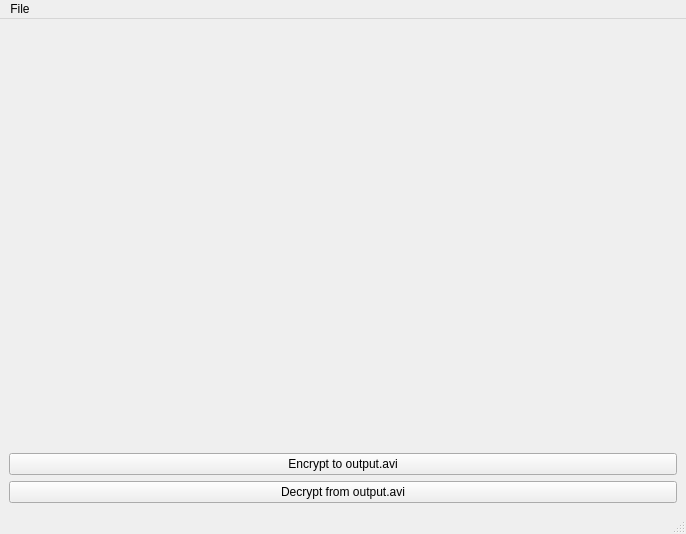
<?xml version="1.0" encoding="UTF-8"?>
<ui version="4.0">
 <class>MainWindow</class>
 <widget class="QMainWindow" name="MainWindow">
  <property name="geometry">
   <rect>
    <x>0</x>
    <y>0</y>
    <width>686</width>
    <height>534</height>
   </rect>
  </property>
  <property name="windowTitle">
   <string>MainWindow</string>
  </property>
  <widget class="QWidget" name="centralwidget">
   <layout class="QGridLayout" name="gridLayout_2">
    <item row="0" column="0">
     <layout class="QGridLayout" name="gridLayout">
      <item row="1" column="0">
       <widget class="QPushButton" name="encryptButton">
        <property name="text">
         <string>Encrypt to output.avi</string>
        </property>
       </widget>
      </item>
      <item row="2" column="0">
       <widget class="QPushButton" name="decryptButton">
        <property name="text">
         <string>Decrypt from output.avi</string>
        </property>
       </widget>
      </item>
      <item row="0" column="0">
       <widget class="QLabel" name="imageLabel">
        <property name="text">
         <string/>
        </property>
       </widget>
      </item>
     </layout>
    </item>
   </layout>
  </widget>
  <widget class="QMenuBar" name="menubar">
   <property name="geometry">
    <rect>
     <x>0</x>
     <y>0</y>
     <width>686</width>
     <height>20</height>
    </rect>
   </property>
   <widget class="QMenu" name="menuFile">
    <property name="title">
     <string>File</string>
    </property>
    <addaction name="actionEncrypt_Image"/>
    <addaction name="actionDecrypt_Image"/>
    <addaction name="separator"/>
    <addaction name="actionExit2"/>
   </widget>
   <addaction name="menuFile"/>
  </widget>
  <widget class="QStatusBar" name="statusbar"/>
  <action name="actionLoad_Image">
   <property name="text">
    <string>Load Image</string>
   </property>
  </action>
  <action name="actionShow_Image">
   <property name="text">
    <string>Show Image</string>
   </property>
  </action>
  <action name="actionExit">
   <property name="text">
    <string>Exit</string>
   </property>
  </action>
  <action name="actionEncrypt_Image">
   <property name="text">
    <string>Encrypt Image</string>
   </property>
  </action>
  <action name="actionDecrypt_Image">
   <property name="text">
    <string>Decrypt Image</string>
   </property>
  </action>
  <action name="actionExit2">
   <property name="text">
    <string>Exit</string>
   </property>
  </action>
 </widget>
 <resources/>
 <connections/>
</ui>
